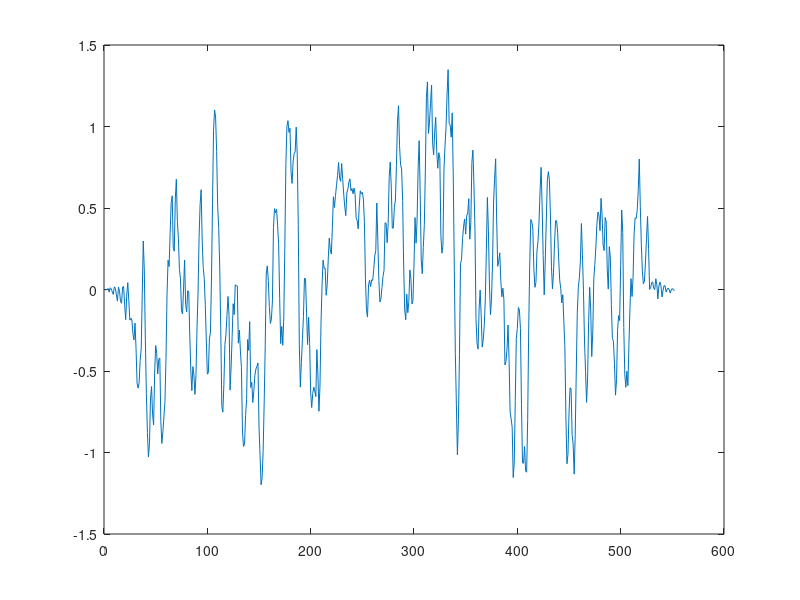
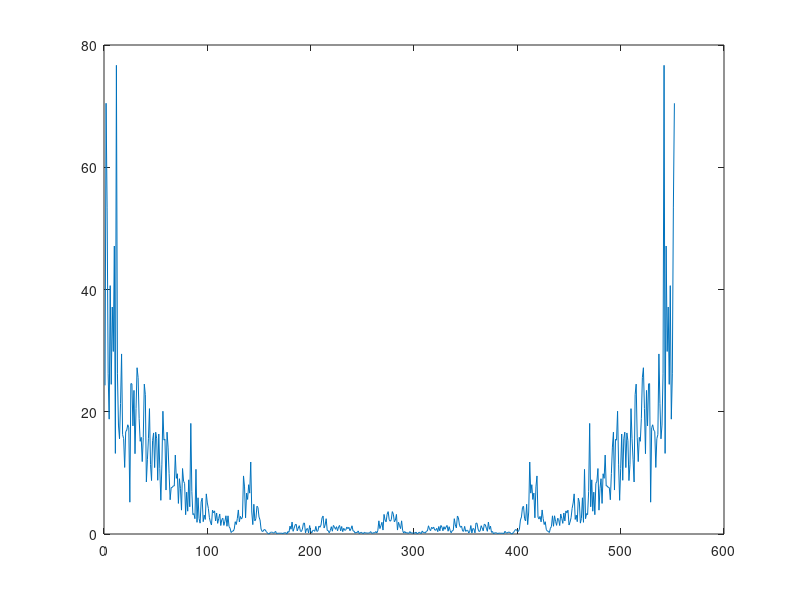
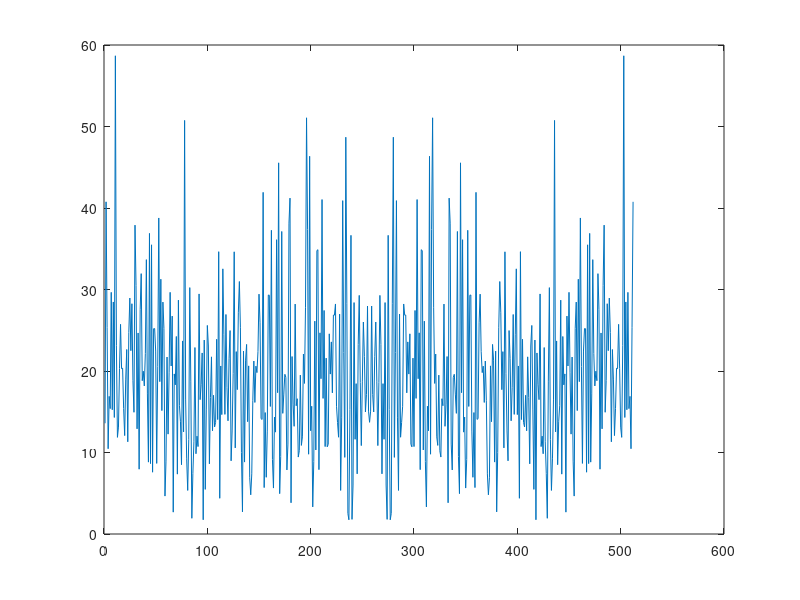

Reproduce these figures in MATLAB, in order.
close all
clear

N = 512;

f = 0:1/N:1-1/N;

%rand signal
S = randn(1,N);

H_ideal = zeros(1,N); H_ideal(1:N/2) = 1;
h = ifft(H_ideal,2*N);
h2 = fftshift(h)
h2 = abs(h2(N-20: N+20));

y = conv(S,h2);

figure
plot(y)

figure
plot(abs(fft(y)))

figure
plot(abs(fft(S)))